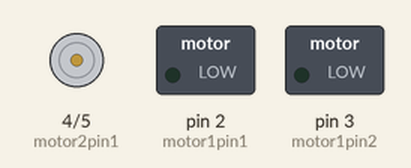
Recording of a sketch running on a simulated Arduino Uno, built with avr-gcc and run on an emulated ATmega328P. On the bench: motor-driver pin pairs drawn as motors (green arrow = first pin HIGH = forward, orange = second pin HIGH = backward, longer = more drive), switched loads named in the sketch (green lamp = pin HIGH).

Above: at 0.09 s.
Timing chart, 0 to 3.0 s (numbered marks = the images above):
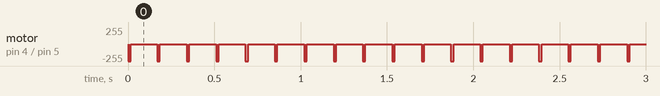

The sketch:

Generic-DC-motors.ino
```cpp
int motor1pin1 = 2;
int motor1pin2 = 3;

int motor2pin1 = 4;
int motor2pin2 = 5;

void setup() {
  // put your setup code here, to run once:
  pinMode(motor1pin1, OUTPUT);
  pinMode(motor1pin2, OUTPUT);
  pinMode(motor2pin1, OUTPUT);
  pinMode(motor2pin2, OUTPUT);
}

void loop() {
counterClockwise();

}


void clockwise(){
   digitalWrite(motor2pin1, HIGH);
   delay(15);
   digitalWrite(motor2pin1, LOW);
   delay(155);
}

void counterClockwise(){
   digitalWrite(motor2pin2, HIGH);
   delay(15);
   digitalWrite(motor2pin2, LOW);
   delay(155);
}
```

Measured:
- by itself, motor on pin 4 (motor2pin1) / pin 5 (motor2pin2): alternates backward 255/255 for 0.02 s and stopped for 0.16 s
